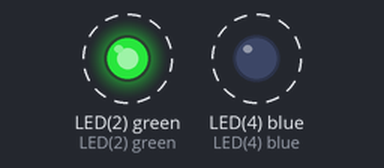
Bench run of a program on a simulated pyboard running MicroPython. Parts: output pins drawn as LEDs (lit = HIGH). Dashed ring = blinking.

Above: at 0.07 s.
Timing chart, 0 to 3.0 s (numbered marks = the images above):
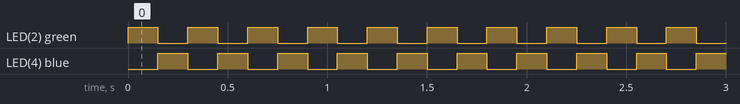

The program:

main.py
```python
# (licence header left out)
import pyb
import time

# define LED color constants
LED_RED = 1
LED_GREEN = 2
LED_YELLOW = 3
LED_BLUE = 4


def task1():
    pyb.LED(LED_BLUE).toggle()


def task2():
    pyb.LED(LED_GREEN).toggle()


############################################################
#
# Start script execution ...
#
############################################################
# Setup the MCU and application code to starting conditions
# The blue LED will start on, the yellow LED will be off
pyb.LED(LED_BLUE).on()
pyb.LED(LED_GREEN).off()

# Main application loop
while True:
    # Run the first task
    task1()

    # Run the second task
    task2()

    # Delay 150 ms
    # pyb.delay(150)
    time.sleep_ms(150)
```

Measured:
- by itself, LED(2) green, LED(4) blue: alternates HIGH for 0.15 s and LOW for 0.15 s
